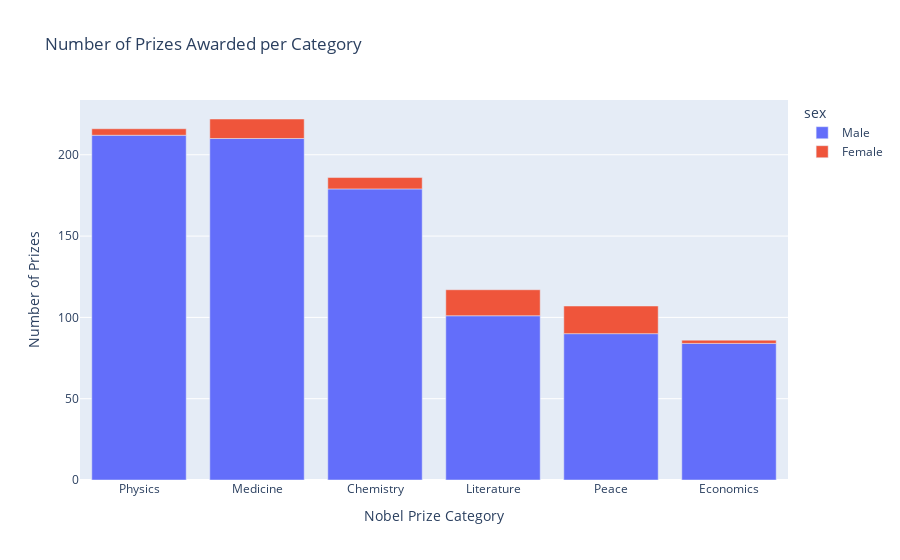

The cell this chart's notebook holds for it:
### Markdown cell above
# Male and Female Winners by Category

**Challenge**: Create a [plotly bar chart](https://plotly.com/python/bar-charts/) that shows the split between men and women by category. 
* Hover over the bar chart. How many prizes went to women in Literature compared to Physics?

<img src=https://i.imgur.com/od8TfOp.png width=650>

### Code cell
categories_by_sex = df_data.groupby(['category', 'sex'], as_index=False).agg({'prize': pd.Series.count})
categories_by_sex.sort_values('prize', ascending=False, inplace=True)
categories_by_sex

categories_by_sex_bar = px.bar(
    categories_by_sex,
    x='category',
    y='prize',
    color='sex',
    title='Number of Prizes Awarded per Category'
)

categories_by_sex_bar.update_layout(
    xaxis_title='Nobel Prize Category',
    yaxis_title='Number of Prizes'
)

categories_by_sex_bar.show()

### Figure 1 — Plotly figure (JSON) as saved in the notebook; plotly's stock layout.template omitted (floating-point values rounded to 4 significant figures)
{"data": [{"alignmentgroup": "True", "hovertemplate": "sex=Male<br>category=%{x}<br>prize=%{y}<extra></extra>", "legendgroup": "Male", "marker": {"color": "#636efa", "pattern": {"shape": ""}}, "name": "Male", "offsetgroup": "Male", "orientation": "v", "showlegend": true, "textposition": "auto", "type": "bar", "x": ["Physics", "Medicine", "Chemistry", "Literature", "Peace", "Economics"], "xaxis": "x", "y": [212, 210, 179, 101, 90, 84], "yaxis": "y"}, {"alignmentgroup": "True", "hovertemplate": "sex=Female<br>category=%{x}<br>prize=%{y}<extra></extra>", "legendgroup": "Female", "marker": {"color": "#EF553B", "pattern": {"shape": ""}}, "name": "Female", "offsetgroup": "Female", "orientation": "v", "showlegend": true, "textposition": "auto", "type": "bar", "x": ["Peace", "Literature", "Medicine", "Chemistry", "Physics", "Economics"], "xaxis": "x", "y": [17, 16, 12, 7, 4, 2], "yaxis": "y"}], "layout": {"autosize": true, "barmode": "relative", "legend": {"title": {"text": "sex"}, "tracegroupgap": 0}, "title": {"text": "Number of Prizes Awarded per Category"}, "xaxis": {"anchor": "y", "autorange": true, "domain": [0, 1], "range": [-0.5, 5.5], "title": {"text": "Nobel Prize Category"}, "type": "category"}, "yaxis": {"anchor": "x", "autorange": true, "domain": [0, 1], "range": [0, 233.7], "title": {"text": "Number of Prizes"}, "type": "linear"}}}
